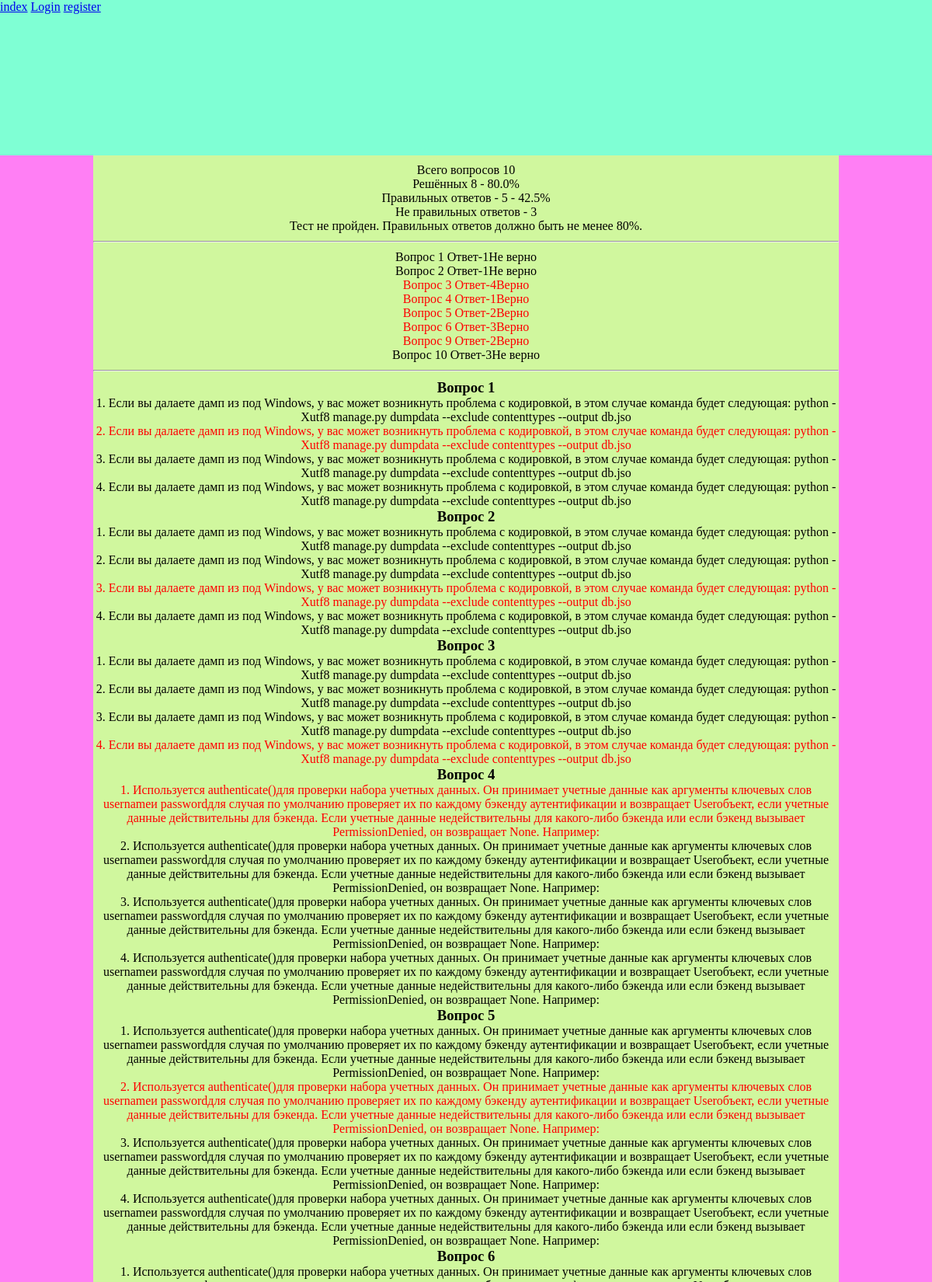
The app's page /answer2/ (upper part) with its own data.
### plumber/models.py (models this page shows)
class AnswersUser(models.Model):
    name_user=models.CharField(max_length=255)
    question=models.CharField(max_length=255)
    answer=models.TextField()
    date=models.DateTimeField(auto_now_add=True)

class Questions(models.Model):
    name=models.CharField(max_length=255)
    text=models.TextField()

class Answers(models.Model):
    num=models.IntegerField()
    answer=models.TextField()
    active=models.BooleanField()
    ques=models.ForeignKey(Questions, on_delete=models.CASCADE)

### plumber/views.py (the view)
# urls.py: path('answer2/', views.answer2, name='answer2'),
def answer2(request):
    que_num=Questions.objects.all().count()#всего вопросов
    ans=AnswersUser.objects.all()
    answers=Answers.objects.all()
    answertrue=AnswersUser.objects.filter(answer='Верно').count()
    answerfalse=AnswersUser.objects.filter(answer='Не верно').count()
    ques_res=answertrue+answerfalse #решенных вопросов
    variance=round(ques_res/que_num*100,2) #отклонение
    percent=round((answertrue/(answertrue+answerfalse)*100),2)-(100-variance)#правильных ответов
    que=Questions.objects.all()
    context={
        'ans':ans,
        'answers':answers,
        'answertrue':answertrue,
        'answerfalse':answerfalse,
        'percent':percent,
        'que_num':que_num,
        'ques_res':ques_res,
        'variance':variance,
        'que':que,
    }
    return render(request, "plumber/answer2.html", context)

### plumber/templates/plumber/answer2.html (shortened to what this page needs)
{% extends "base.html" %}
{% block sideright %}
<p>Всего вопросов {{que_num}}</p>
<p>Решённых {{ques_res}} - {{variance}}%</p>
{% if percent > 0 %}
    <p>Правильных ответов - {{answertrue}} - {{percent}}%</p>
{% endif %}
<p>Не правильных oтветов - {{answerfalse}}</p>
{% if percent < 80 %}
    <p>Тест не пройден. Правильных ответов должно быть не менее 80%.</p>
{% else %}
    <p>Тест пройден</p>
{% endif %}
<hr>
    {% for a in ans %}
        {% if a.answer == "Верно" %}
            <p style="color:red">{{a.question}}{{a.answer}}</p>
        {% else %}
            <p>{{a.question}}{{a.answer}}</p>
        {% endif %}
    {% endfor %}
<hr>
{%for q in que%}
    <h3 style="margin_bottom:10px">{{q.name}}</h3>
    {% for a in answers %}
        {% if a.ques.pk == q.pk %}
            {% if a.active %}
                <p style="color:red"> {{a.num}}. {{a.answer}}</p>
            {% else %}
                <p>{{a.num}}. {{a.answer}}</p>
            {% endif %}
        {% endif %}
    {% endfor %}
{%endfor%}
{%endblock%}

### plumber/static/css/style.css (style rules this page uses)
* { margin: 0; padding: 0; }
hr { margin-top: 10px; margin-bottom: 10px; }

### records on screen
AnswersUser: question "Вопрос 1 Ответ-1", answer "Не верно"
AnswersUser: question "Вопрос 2 Ответ-1", answer "Не верно"
AnswersUser: question "Вопрос 3 Ответ-4", answer "Верно"
AnswersUser: question "Вопрос 4 Ответ-1", answer "Верно"
AnswersUser: question "Вопрос 5 Ответ-2", answer "Верно"
AnswersUser: question "Вопрос 6 Ответ-3", answer "Верно"
AnswersUser: question "Вопрос 9 Ответ-2", answer "Верно"
AnswersUser: question "Вопрос 10 Ответ-3", answer "Не верно"
Questions: name "Вопрос 1"
Answers: num "1", answer "Если вы далаете дамп из под Windows, у вас может возникнуть проблема с кодировкой, в этом случае команда будет следующая: python -Xutf8 manage.py dumpdata --exclude contenttypes --output db.jso"
Answers: num "2", answer "Если вы далаете дамп из под Windows, у вас может возникнуть проблема с кодировкой, в этом случае команда будет следующая: python -Xutf8 manage.py dumpdata --exclude contenttypes --output db.jso"
Answers: num "3", answer "Если вы далаете дамп из под Windows, у вас может возникнуть проблема с кодировкой, в этом случае команда будет следующая: python -Xutf8 manage.py dumpdata --exclude contenttypes --output db.jso"
Answers: num "4", answer "Если вы далаете дамп из под Windows, у вас может возникнуть проблема с кодировкой, в этом случае команда будет следующая: python -Xutf8 manage.py dumpdata --exclude contenttypes --output db.jso"
Questions: name "Вопрос 2"
Answers: num "1", answer "Если вы далаете дамп из под Windows, у вас может возникнуть проблема с кодировкой, в этом случае команда будет следующая: python -Xutf8 manage.py dumpdata --exclude contenttypes --output db.jso"
Answers: num "2", answer "Если вы далаете дамп из под Windows, у вас может возникнуть проблема с кодировкой, в этом случае команда будет следующая: python -Xutf8 manage.py dumpdata --exclude contenttypes --output db.jso"
Answers: num "3", answer "Если вы далаете дамп из под Windows, у вас может возникнуть проблема с кодировкой, в этом случае команда будет следующая: python -Xutf8 manage.py dumpdata --exclude contenttypes --output db.jso"
Answers: num "4", answer "Если вы далаете дамп из под Windows, у вас может возникнуть проблема с кодировкой, в этом случае команда будет следующая: python -Xutf8 manage.py dumpdata --exclude contenttypes --output db.jso"
Questions: name "Вопрос 3"
Answers: num "1", answer "Если вы далаете дамп из под Windows, у вас может возникнуть проблема с кодировкой, в этом случае команда будет следующая: python -Xutf8 manage.py dumpdata --exclude contenttypes --output db.jso"
Answers: num "2", answer "Если вы далаете дамп из под Windows, у вас может возникнуть проблема с кодировкой, в этом случае команда будет следующая: python -Xutf8 manage.py dumpdata --exclude contenttypes --output db.jso"
Answers: num "3", answer "Если вы далаете дамп из под Windows, у вас может возникнуть проблема с кодировкой, в этом случае команда будет следующая: python -Xutf8 manage.py dumpdata --exclude contenttypes --output db.jso"
Answers: num "4", answer "Если вы далаете дамп из под Windows, у вас может возникнуть проблема с кодировкой, в этом случае команда будет следующая: python -Xutf8 manage.py dumpdata --exclude contenttypes --output db.jso"
Questions: name "Вопрос 4"
Answers: num "1", answer "Используется authenticate()для проверки набора учетных данных. Он принимает учетные данные как аргументы ключевых слов usernameи passwordдля случая по умолчанию проверяет их по каждому бэкенду аутентификации и возвращает Userобъект, если учетные данные действительны для бэкенда. Если учетные данные недействительны для какого-либо бэкенда или если бэкенд вызывает PermissionDenied, он возвращает None. Например:"
Answers: num "2", answer "Используется authenticate()для проверки набора учетных данных. Он принимает учетные данные как аргументы ключевых слов usernameи passwordдля случая по умолчанию проверяет их по каждому бэкенду аутентификации и возвращает Userобъект, если учетные данные действительны для бэкенда. Если учетные данные недействительны для какого-либо бэкенда или если бэкенд вызывает PermissionDenied, он возвращает None. Например:"
Answers: num "3", answer "Используется authenticate()для проверки набора учетных данных. Он принимает учетные данные как аргументы ключевых слов usernameи passwordдля случая по умолчанию проверяет их по каждому бэкенду аутентификации и возвращает Userобъект, если учетные данные действительны для бэкенда. Если учетные данные недействительны для какого-либо бэкенда или если бэкенд вызывает PermissionDenied, он возвращает None. Например:"
Answers: num "4", answer "Используется authenticate()для проверки набора учетных данных. Он принимает учетные данные как аргументы ключевых слов usernameи passwordдля случая по умолчанию проверяет их по каждому бэкенду аутентификации и возвращает Userобъект, если учетные данные действительны для бэкенда. Если учетные данные недействительны для какого-либо бэкенда или если бэкенд вызывает PermissionDenied, он возвращает None. Например:"
Questions: name "Вопрос 5"
Answers: num "1", answer "Используется authenticate()для проверки набора учетных данных. Он принимает учетные данные как аргументы ключевых слов usernameи passwordдля случая по умолчанию проверяет их по каждому бэкенду аутентификации и возвращает Userобъект, если учетные данные действительны для бэкенда. Если учетные данные недействительны для какого-либо бэкенда или если бэкенд вызывает PermissionDenied, он возвращает None. Например:"
Answers: num "2", answer "Используется authenticate()для проверки набора учетных данных. Он принимает учетные данные как аргументы ключевых слов usernameи passwordдля случая по умолчанию проверяет их по каждому бэкенду аутентификации и возвращает Userобъект, если учетные данные действительны для бэкенда. Если учетные данные недействительны для какого-либо бэкенда или если бэкенд вызывает PermissionDenied, он возвращает None. Например:"
Answers: num "3", answer "Используется authenticate()для проверки набора учетных данных. Он принимает учетные данные как аргументы ключевых слов usernameи passwordдля случая по умолчанию проверяет их по каждому бэкенду аутентификации и возвращает Userобъект, если учетные данные действительны для бэкенда. Если учетные данные недействительны для какого-либо бэкенда или если бэкенд вызывает PermissionDenied, он возвращает None. Например:"
Answers: num "4", answer "Используется authenticate()для проверки набора учетных данных. Он принимает учетные данные как аргументы ключевых слов usernameи passwordдля случая по умолчанию проверяет их по каждому бэкенду аутентификации и возвращает Userобъект, если учетные данные действительны для бэкенда. Если учетные данные недействительны для какого-либо бэкенда или если бэкенд вызывает PermissionDenied, он возвращает None. Например:"
Questions: name "Вопрос 6"
Answers: num "1"

### other values on screen
{{ que_num }} "10"
{{ ques_res }} "8"
{{ variance }} "80.0"
{{ answertrue }} "5"
{{ percent }} "42.5"
{{ answerfalse }} "3"
